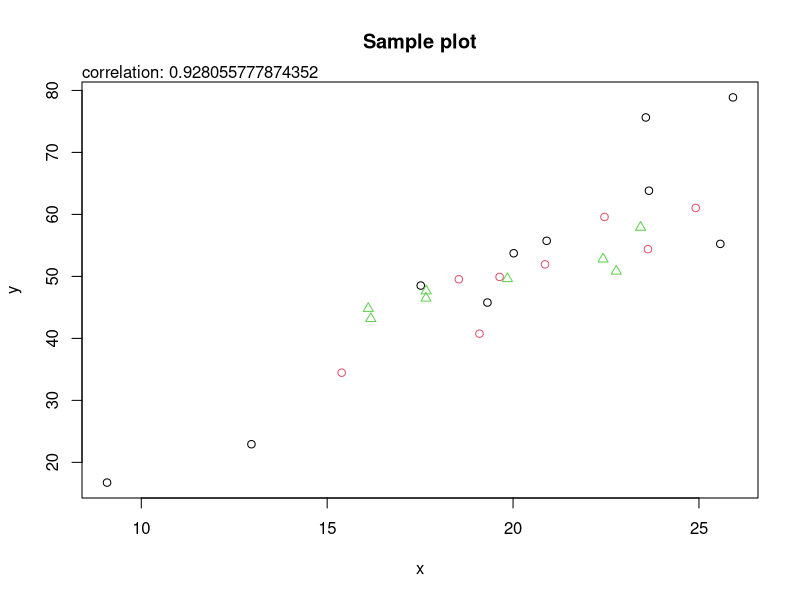
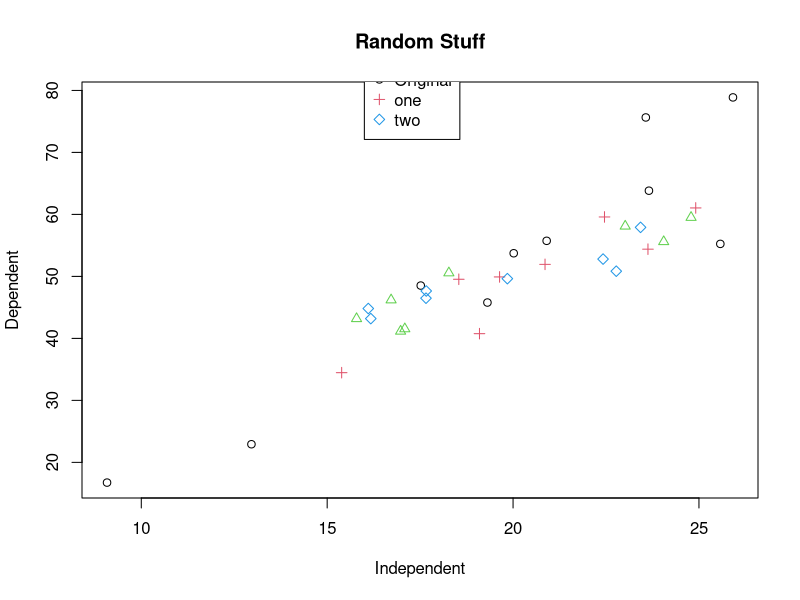
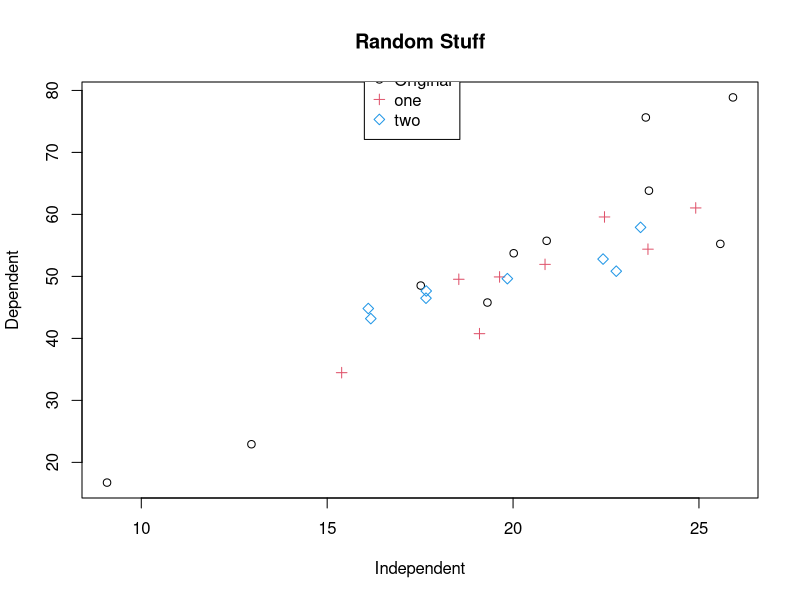
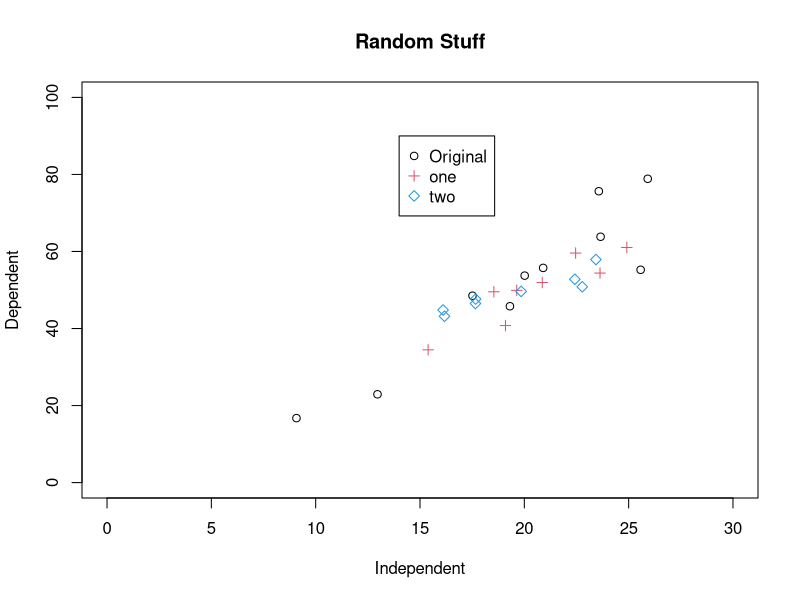
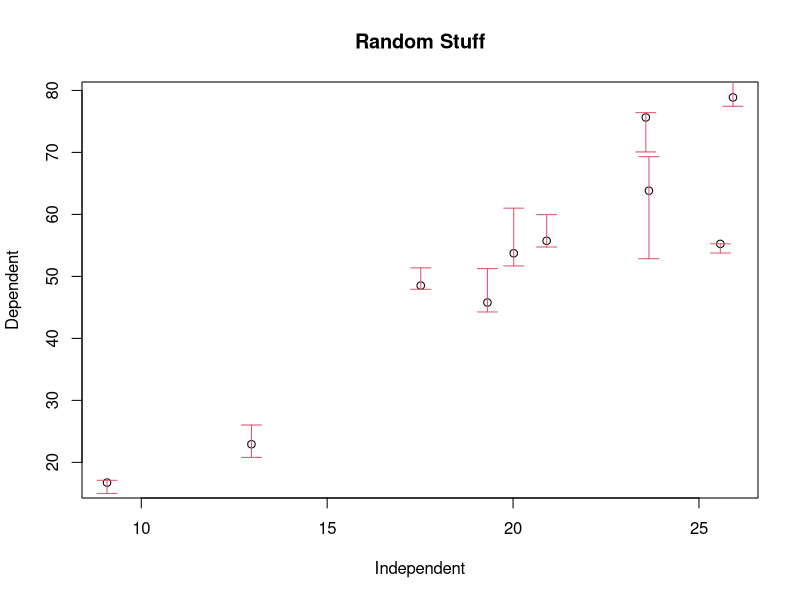
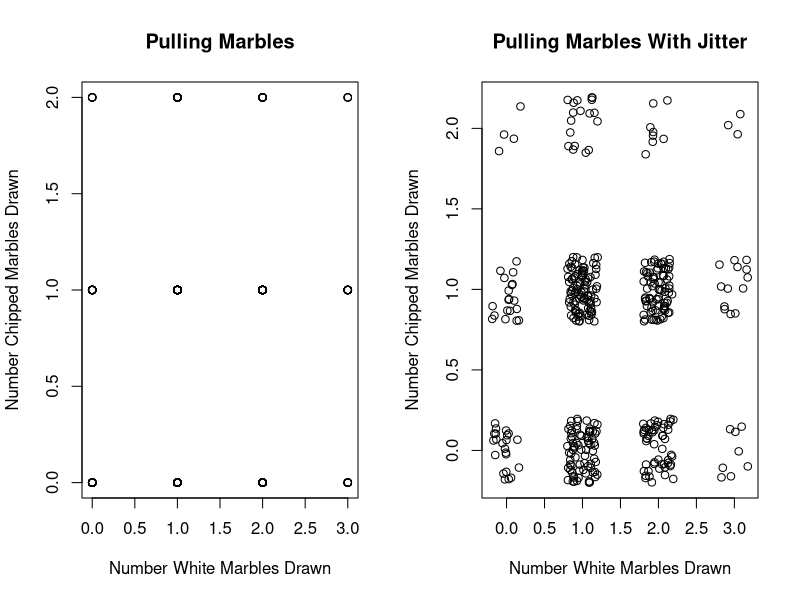
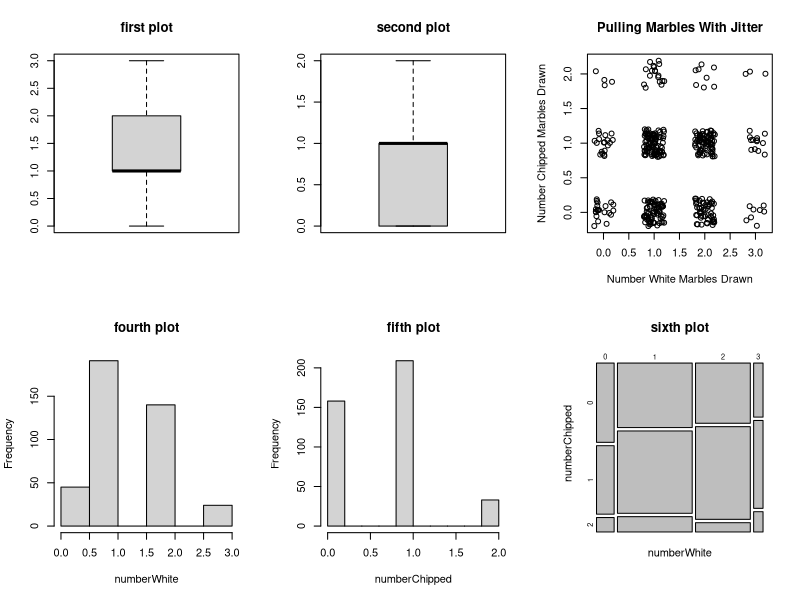
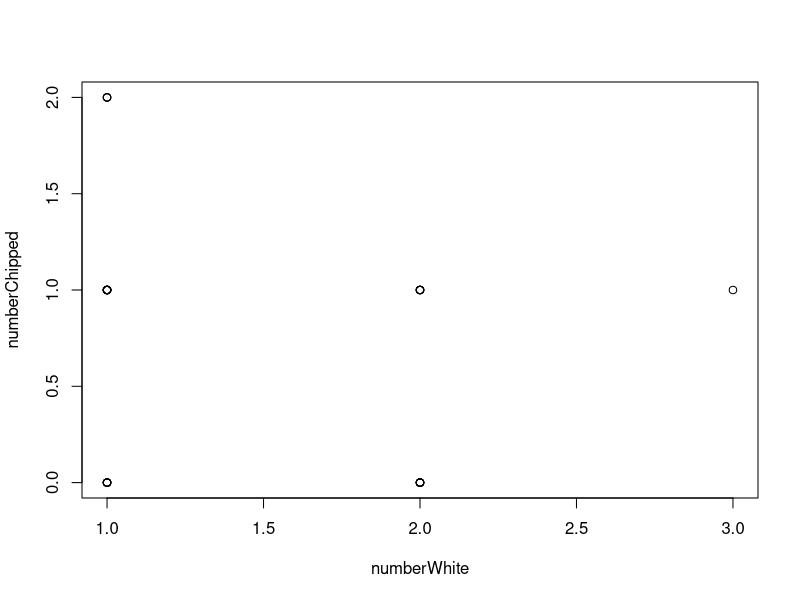

Here is the R script that generated these plots, in order: (Note: this script raises an error after producing the figures.)
## data definition:
x <- rnorm(10,sd=5,mean=20)
y <- 2.5*x - 1.0 + rnorm(10,sd=9,mean=0)
plot(x,y,main="Sample plot")
c <- cor(x,y)
messagetext <- paste("correlation:",c)
mtext(messagetext, adj = 0)

## adding points to graph
help(runif)                             # uniform distribution
x1 <- runif(8,15,25)
y1 <- 2.5*x1 - 1.0 + runif(8,-6,6)
points(x1,y1,col=2)

x2 <- runif(8,15,25)
y2 <- 2.5*x2 - 1.0 + runif(8,-6,6)
points(x2,y2,col=3,pch=2)

## using manual legend:
plot(x,y,xlab="Independent",ylab="Dependent",main="Random Stuff")
points(x1,y1,col=2,pch=3)
points(x2,y2,col=4,pch=5)
legend(16,85,c("Original","one","two"),col=c(1,2,4),pch=c(1,3,5))

## some more points
x3 <- runif(8,15,25)
y3 <- 2.5*x3 - 1.0 + runif(8,-6,6)
points(x3,y3,col=3,pch=2)

## another attempt:
plot(x,y,xlab="Independent",ylab="Dependent",main="Random Stuff")
points(x1,y1,col=2,pch=3)
points(x2,y2,col=4,pch=5)
legend(16,85,c("Original","one","two"),col=c(1,2,4),pch=c(1,3,5))

## changing the limits
plot(x,y,xlab="Independent",ylab="Dependent",main="Random Stuff",xlim=c(0,30),ylim=c(0,100))
points(x1,y1,col=2,pch=3)
points(x2,y2,col=4,pch=5)
legend(14,90,c("Original","one","two"),col=c(1,2,4),pch=c(1,3,5))

## error bars
plot(x,y,xlab="Independent",ylab="Dependent",main="Random Stuff")
xHigh <- x
yHigh <- y + abs(rnorm(10,sd=3.5))
xLow <- x
yLow <- y - abs(rnorm(10,sd=3.1))
help(arrows)
arrows(xHigh,yHigh,xLow,yLow,col=2,angle=90,length=0.1,code=3) # arrows with 90 degree shafts

## adding noise (jitter)
help(rhyper)
numberWhite <- rhyper(400,4,5,3)        # hypergeometric distribution
head(numberWhite)
numberChipped <- rhyper(400,2,7,3)
head(numberChipped)
par(mfrow=c(1,2))
plot(numberWhite,numberChipped,xlab="Number White Marbles Drawn",
     ylab="Number Chipped Marbles Drawn",main="Pulling Marbles")
plot(jitter(numberWhite),jitter(numberChipped),xlab="Number White Marbles Drawn",
     ylab="Number Chipped Marbles Drawn",main="Pulling Marbles With Jitter")


## multiple graphs
par(mfrow=c(2,3))
boxplot(numberWhite,main="first plot")
boxplot(numberChipped,main="second plot")
plot(jitter(numberWhite),jitter(numberChipped),xlab="Number White Marbles Drawn",
     ylab="Number Chipped Marbles Drawn",main="Pulling Marbles With Jitter")
hist(numberWhite,main="fourth plot")
hist(numberChipped,main="fifth plot")
mosaicplot(table(numberWhite,numberChipped),main="sixth plot")

## Density plots
par(mfrow=c(1,1))
numberWhite <- rhyper(30,4,5,3)
numberChipped <- rhyper(30,2,7,3)
plot(numberWhite,numberChipped)
smoothScatter(numberWhite,numberChipped,
              xlab="White Marbles",ylab="Chipped Marbles",main="Drawing Marbles")
grid(3,3)

## Pair Relationships
uData <- rnorm(20)
vData <- rnorm(20,mean=5)
wData <- uData + 2*vData + rnorm(20,sd=0.5)
xData <- -2*uData+rnorm(20,sd=0.1)
yData <- 3*vData+rnorm(20,sd=2.5)
d <- data.frame(u=uData,v=vData,w=wData,x=xData,y=yData)
pairs(d)

## Shaded regions
## a blue square:
x = c(-1,1,1,-1,-1)
y = c(-1,-1,1,1,-1)
plot(x,y)
polygon(x,y,col='blue')

## something more sophisticated:
stdDev <- 0.75;
x <- seq(-5,5,by=0.01)
y <- dnorm(x,sd=stdDev)
right <- qnorm(0.95,sd=stdDev)
plot(x,y,type="l",xaxt="n",ylab="p",
     xlab=expression(paste('Assumed Distribution of ',bar(x))),
     axes=FALSE,ylim=c(0,max(y)*1.05),xlim=c(min(x),max(x)),
     frame.plot=FALSE)
axis(1,at=c(-5,right,0,5),
     pos = c(0,0),
     labels=c(expression(' '),expression(bar(x)[cr]),expression(mu[0]),expression(' ')))
axis(2)
xReject <- seq(right,5,by=0.01)
yReject <- dnorm(xReject,sd=stdDev)
polygon(c(xReject,xReject[length(xReject)],xReject[1]),
        c(yReject,0, 0), col='red')

## plotting a surface
x <- seq(0,2*pi,by=pi/100)
y <- x
xg <- (x*0+1) %*% t(y)
yg <- (x) %*% t(y*0+1)
f <- sin(xg+yg)
persp(x,y,f,theta=-10,phi=40)

## Bar plot
numberWhite <- rhyper(30,4,5,3)
numberChipped <- rhyper(30,2,7,3)

numberWhite <- as.factor(numberWhite)
plot(numberWhite)
title("Frequency of Factors",xlab="factors",ylab="frequency")

totals <- table(numberWhite)
totals
barplot(totals,main="Number Draws",ylab="Frequency",xlab="Draws")

## names to bars
rownames(totals) <- c("none","one","two","three")
barplot(totals,main="Number Draws",ylab="Frequency",xlab="Draws")

## decreasing order:
barplot(sort(totals,decreasing=TRUE),main="Number Draws",ylab="Frequency",xlab="Draws")

sort(totals,decreasing=TRUE)            # sorted order
totals[c(3,1,4,2)]                      # arbitrary order
barplot(totals[c(3,1,4,2)])

## accumulative addition
xLoc = barplot(sort(totals,decreasing=TRUE),main="Number Draws",
               ylab="Frequency",xlab="Draws",ylim=c(0,sum(totals)+2))
points(xLoc,cumsum(sort(totals,decreasing=TRUE)),type='p',col=2)
points(xLoc,cumsum(sort(totals,decreasing=TRUE)),type='l')

## Mosaic plot
santa <- data.frame(belief=c('no belief','no belief','no belief','no belief',
                             'belief','belief','belief','belief',
                             'belief','belief','no belief','no belief',
                             'belief','belief','no belief','no belief'),
                    sibling=c('older brother','older brother','older brother','older sister',
                              'no older sibling','no older sibling','no older sibling','older sister',
                              'older brother','older sister','older brother','older sister',
                              'no older sibling','older sister','older brother','no older sibling')
                    )
print(santa)
summary(santa)
## simple plots:
plot(santa$belief)
plot(santa$sibling)
## stacked plot
plot(santa$sibling,santa$belief,xlab="",ylab="")
plot(santa$belief,santa$sibling,xlab="",ylab="")
title("Belief in Santa")

totals = table(santa$belief,santa$sibling)
totals
theTitle <- "Older Brothers are Spoilers"
mosaicplot(totals,main=theTitle,
           xlab="Belief in Santa Claus",ylab="Older Sibling")

## giving it some colour:
mosaicplot(totals,main=theTitle,
           xlab="Belief in Santa Claus",ylab="Older Sibling",
           col=c(2,3,4))

## making it better-looking:
rownames(totals)
colnames(totals)
rownames(totals) <- c("Believes","Does not Believe")
colnames(totals) <- c("No Older","Older Brother","Older Sister")
totals
mosaicplot(totals,main="Older Brothers Spoil the Belief",
           xlab="Belief in Santa Claus",ylab="Older Sibling",
           col=c(2,3,4))
totals[c(2,1),c(2,3,1)]

## rearranging:
mosaicplot(totals[c(2,1),c(2,3,1)],main=theTitle,
           xlab="Belief in Santa Claus",ylab="Older Sibling",col=c(2,3,4))

mosaicplot(t(totals),main=theTitle,
       ylab="Belief in Santa Claus",xlab="Older Sibling",col=c(2,3))


## multiple representations in one plot:
x = rexp(20,rate=4)
hist(x,ylim=c(0,18),main="This Are An Histogram",xlab="X")
boxplot(x,at=16,horizontal=TRUE,add=TRUE)
help(rug)
rug(x,side=1)
d = density(x)
points(d,type='l',col=3)

## multiple windows
dev.new()
dev.new()
dev.new()
dev.list()

dev.set(3)
x = rnorm(20)
hist(x)
dev.set(2)
boxplot(x)
dev.set(4)
qqnorm(x)
qqline(x)
dev.next()
dev.set(dev.next())
plot(density(x))

## print to file
x = rnorm(100)
hist(x)
dev.print(device=png,width=200,"img/hist.png")
help(device)                            # to see available graphic devices

## another way:
png(file="img/hist.png")
hist(x)
rug(x,side=1)
dev.off()

## annotation and formatting

## custom axes
x <- rnorm(10,mean=0,sd=4)
y <- 3*x-1+rnorm(10,mean=0,sd=2)
summary(x)
summary(y)
plot(x,y,axes=FALSE,col=2)
axis(1,pos=c(0,0),at=seq(-7,5,by=1))
axis(2,pos=c(0,0),at=seq(-18,11,by=2))

## using a different box
x <- rnorm(10,mean=0,sd=4)
y <- 3*x-1+rnorm(10,mean=0,sd=2)
plot(x,y,bty="7")
plot(x,y,bty="n")
box(lty=3)

## gray plot, huge margins
help(par)
par(bty="l")                            # left and bottom like L
par(bg="gray")
par(mex=2)                              # character size expansion factor, whatever that is
x <- rnorm(10,mean=0,sd=4)
y <- 3*x-1+rnorm(10,mean=0,sd=2)
plot(x,y)

## adding text
par(bty="o")
par(bg="white")
par(mex=1)
x <- rnorm(10,mean=0,sd=4)
y <- 3*x-1+rnorm(10,mean=0,sd=2)
plot(x,y)
text(-1,-2,"numbers!")

## not to cut off chars outside plot area
x <- rnorm(10,mean=0,sd=4)
y <- 3*x-1+rnorm(10,mean=0,sd=2)
plot(x,y)
text(-7,-2,"outside the area",xpd=T)
help(text)                              # no xpd
??xpd                                   # not much clue
